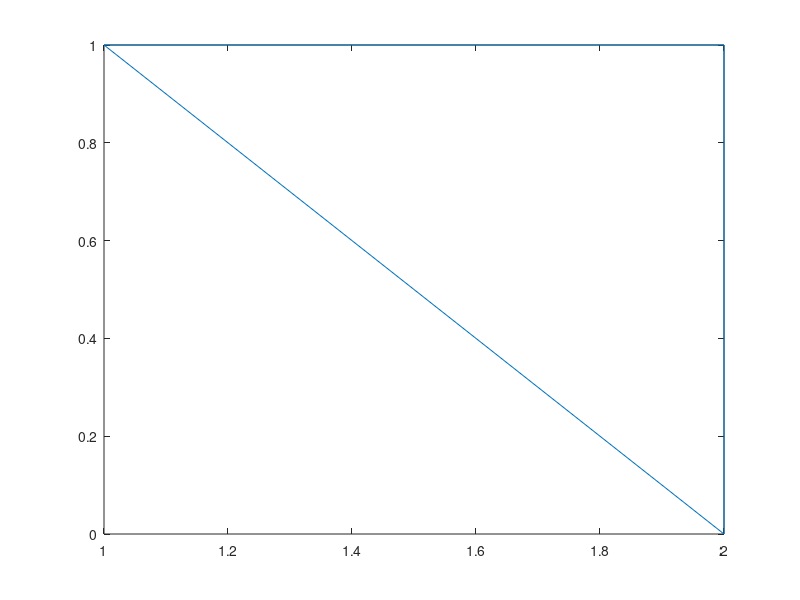

Write the MATLAB code that produced this figure.
P1 = [0,0];
P2 = [2,0];
P3 = [2,1];
P4 = [1,1];
%plot([P1(1);P2(1);P3(1);P4(1);P1(1)],[P1(2);P2(2);P3(2);P4(2);P1(2)]);
%plot([P1(1);P2(1);P4(1);P1(1)],[P1(2);P2(2);P4(2);P1(2)]);
plot([P3(1);P4(1);P2(1);P3(1)],[P3(2);P4(2);P2(2);P3(2)]);